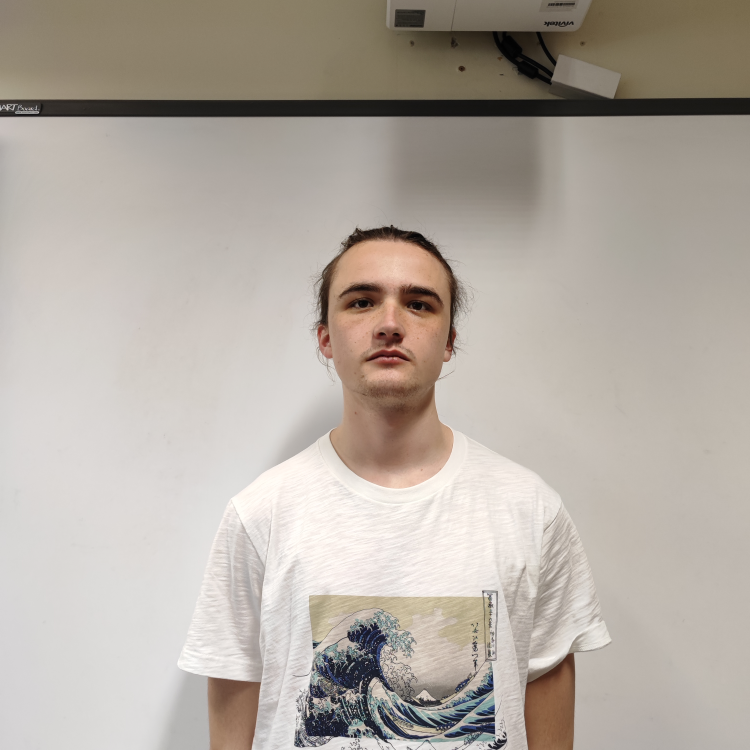
#> input picture reco_final/Facial_Recognition-master/projet/images_test/Erwan.jpg, 3000 x 3000 px, found by its file name (shown at 1/4 size)
$ jupyter execute --allow-errors recognize.ipynb
#> lines starting #> are read from the running program, lines starting #| are printed output that depends on the picture
[cell 1]
# import the necessary packages
import numpy as np
import argparse
import imutils
import pickle
import cv2
import os
# construct the argument parser and parse the arguments

class Args:
    image = 'lib_test_small/Erwan.jpg'
    embeddings = 'output/embeddings.pickle'
    detector = 'face_detection_model/'
    embedding_model = 'openface.nn4.small2.v1.t7'
    confidence = 0.8
    le = 'output/le.pickle'
    recognizer = 'output/recognizer.pickle'

args = Args()

[cell 2]
# load our serialized face detector from disk
print("[INFO] loading face detector...")
protoPath = os.path.sep.join([args.detector, "deploy.prototxt.txt"])
modelPath = os.path.sep.join([args.detector,
	"res10_300x300_ssd_iter_140000.caffemodel"])
#> (the rest of this cell did not finish here and is left out)

[cell 3]
# load the image, resize it to have a width of 600 pixels (while
# maintaining the aspect ratio), and then grab the image dimensions
image = cv2.imread(args.image)
#> image is the input picture: shape (3000, 3000, 3); mean B, G, R 162.6, 171.4, 179.6
image = imutils.resize(image, width=600)
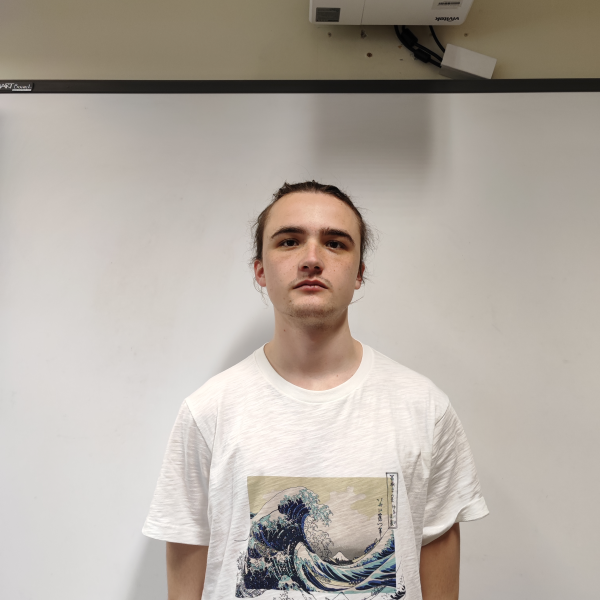
#> image: shape (600, 600, 3); mean B, G, R 162.6, 171.4, 179.6
(h, w) = image.shape[:2]
#> h = 600; w = 600
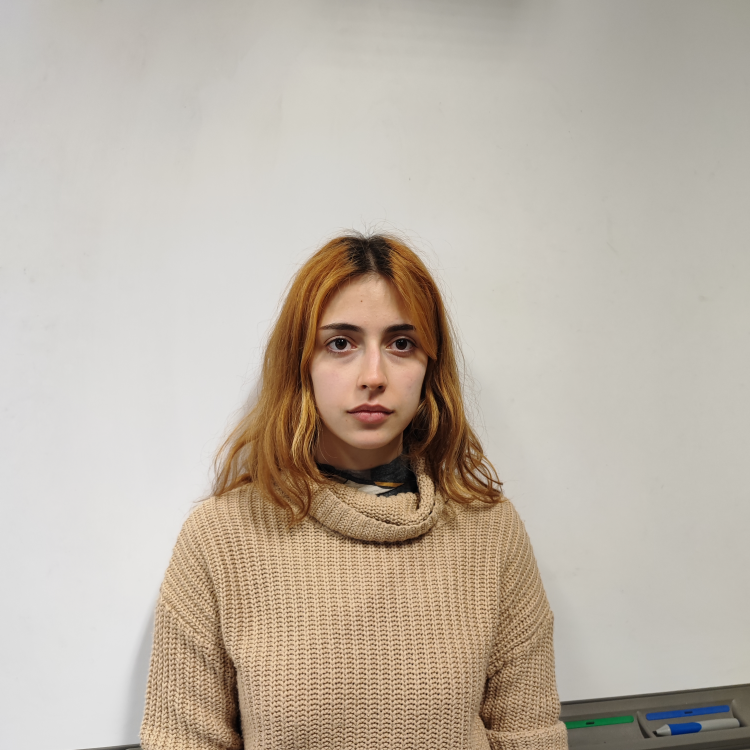
#> input picture reco_final/Facial_Recognition-master/projet/lib_test_small/Albena (1).jpg, 3000 x 3000 px (shown at 1/4 size)
#> further down, img is the input picture: shape (3000, 3000, 3); mean B, G, R 167.1, 179.7, 190
# construct a blob from the image
imageBlob = cv2.dnn.blobFromImage(
    cv2.resize(image, (300, 300)), 1.0, (300, 300),
    (104.0, 177.0, 123.0), swapRB=False, crop=False)
# apply OpenCV's deep learning-based face detector to localize
# faces in the input image
#> (the rest of this cell did not finish here and is left out)

[cell 4]
from sklearn.metrics import confusion_matrix
# import os
# import cv2
# import numpy as np
import matplotlib.pyplot as plt

[cell 5]
import itertools
def plot_confusion_matrix(cm, classes,
                          normalize=False,
                          title='Confusion matrix',
                          cmap=plt.cm.Blues):
    if normalize:
        cm = cm.astype('float') / cm.sum(axis=1)[:, np.newaxis]

    plt.figure(figsize=(10, 10))

    plt.imshow(cm, interpolation='nearest', cmap=cmap)
    plt.title(title)
    plt.colorbar()
    tick_marks = np.arange(len(classes))
    plt.xticks(tick_marks, classes, rotation=45)
    plt.yticks(tick_marks, classes)

    fmt = '.2f' if normalize else 'd'
    thresh = cm.max() / 2.
    for i, j in itertools.product(range(cm.shape[0]), range(cm.shape[1])):
        plt.text(j, i, format(cm[i, j], fmt),
                 horizontalalignment="center",
                 color="white" if cm[i, j] > thresh else "black")

    plt.tight_layout()
    plt.ylabel('True label')
    plt.xlabel('Predicted label')
    plt.show()

[cell 6]
def detect_face(image, idx):
#> called with idx = 0
    image = imutils.resize(image, width=600)
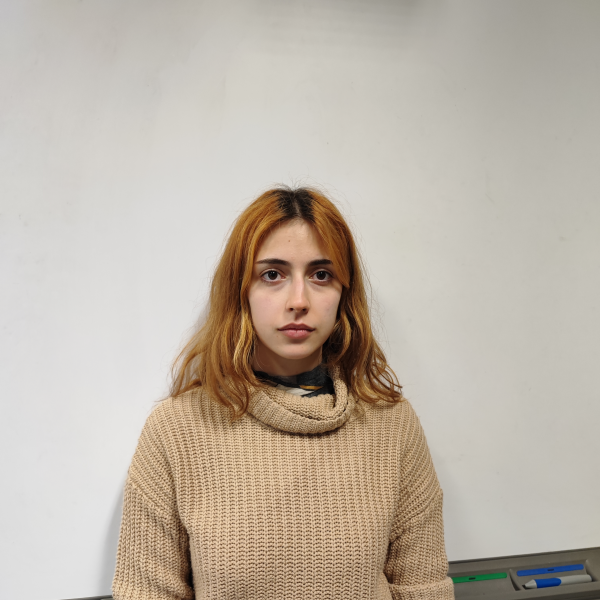
#> image: shape (600, 600, 3); mean of channels 0, 1, 2 167.1, 179.7, 190; drawn as B, G, R
    (h, w) = image.shape[:2]
#> h = 600; w = 600
    # construct a blob from the image
    imageBlob = cv2.dnn.blobFromImage(
        cv2.resize(image, (300, 300)), 1.0, (300, 300),
        (104.0, 177.0, 123.0), swapRB=False, crop=False)
    # apply OpenCV's deep learning-based face detector to localize
    # faces in the input image
    detector.setInput(imageBlob)
    detections = detector.forward()

    # loop over the detections
    for i in range(0, detections.shape[2]):
        # extract the confidence (i.e., probability) associated with the
        # prediction
        confidence = detections[0, 0, i, 2]
        # filter out weak detections
        if confidence > args.confidence:
            # compute the (x, y)-coordinates of the bounding box for the
            # face
            box = detections[0, 0, i, 3:7] * np.array([w, h, w, h])
            (startX, startY, endX, endY) = box.astype("int")
            # extract the face ROI
            face = image[startY:endY, startX:endX]
    #         cv2.imshow("Alexandre", face)
    #         cv2.waitKey(0)
    #         cv2.destroyAllWindows()
            (fH, fW) = face.shape[:2]
            # ensure the face width and height are sufficiently large
            if fW < 20 or fH < 20:
                continue
            # construct a blob for the face ROI, then pass the blob
            # through our face embedding model to obtain the 128-d
            # quantification of the face
            faceBlob = cv2.dnn.blobFromImage(face, 1.0 / 255, (96, 96),(0, 0, 0), swapRB=True, crop=False)
            embedder.setInput(faceBlob)
            vec = embedder.forward()
            # perform classification to recognize the face
            preds = recognizer.predict_proba(vec)[0]
            j = np.argmax(preds)
            proba = preds[j]
            name = le.classes_[j]
            return name

[cell 7]
test_folder = "lib_test_small/"
actual_names = []
predicted_names = []
#> (the rest of this cell did not finish here and is left out)

[cell 8]
labels = np.unique(actual_names)

[cell 9]
# Compute confusion matrix
cnf_matrix = confusion_matrix(actual_names, predicted_names)
np.set_printoptions(precision=2)


# Plot non-normalized confusion matrix
#> (the rest of this cell did not finish here and is left out)
